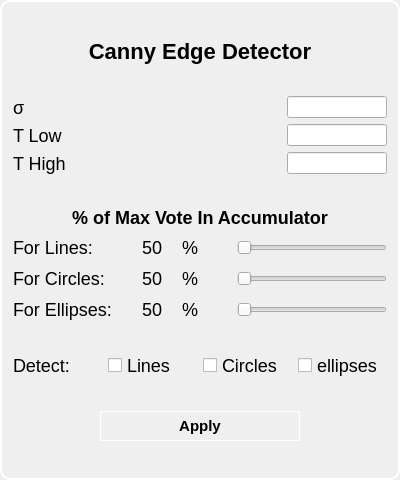
         <widget class="QFrame" name="cannyFrame">
          <property name="minimumSize">
           <size>
            <width>400</width>
            <height>480</height>
           </size>
          </property>
          <property name="maximumSize">
           <size>
            <width>400</width>
            <height>480</height>
           </size>
          </property>
          <property name="styleSheet">
           <string notr="true">QFrame{
border-radius: 10px;
border: 2px solid white; 
}</string>
          </property>
          <property name="frameShape">
           <enum>QFrame::StyledPanel</enum>
          </property>
          <property name="frameShadow">
           <enum>QFrame::Raised</enum>
          </property>
          <layout class="QVBoxLayout" name="verticalLayout_2">
           <item>
            <spacer name="verticalSpacer_4">
             <property name="orientation">
              <enum>Qt::Vertical</enum>
             </property>
             <property name="sizeHint" stdset="0">
              <size>
               <width>20</width>
               <height>40</height>
              </size>
             </property>
            </spacer>
           </item>
           <item>
            <widget class="QLabel" name="label_2">
             <property name="styleSheet">
              <string notr="true">border: none;
margin: 0;
font-size:22px;
font-weight: bold;</string>
             </property>
             <property name="text">
              <string>Canny Edge Detector</string>
             </property>
             <property name="alignment">
              <set>Qt::AlignCenter</set>
             </property>
            </widget>
           </item>
           <item>
            <spacer name="verticalSpacer">
             <property name="orientation">
              <enum>Qt::Vertical</enum>
             </property>
             <property name="sizeHint" stdset="0">
              <size>
               <width>20</width>
               <height>40</height>
              </size>
             </property>
            </spacer>
           </item>
           <item>
            <layout class="QVBoxLayout" name="verticalLayout_7">
             <property name="spacing">
              <number>6</number>
             </property>
             <item>
              <layout class="QHBoxLayout" name="horizontalLayout_4">
               <item>
                <widget class="QLabel" name="label_3">
                 <property name="styleSheet">
                  <string notr="true">border: none;
margin: 0;
font-size:18px;</string>
                 </property>
                 <property name="text">
                  <string>σ</string>
                 </property>
                </widget>
               </item>
               <item>
                <widget class="QLineEdit" name="cannySigmaInput">
                 <property name="maximumSize">
                  <size>
                   <width>100</width>
                   <height>16777215</height>
                  </size>
                 </property>
                </widget>
               </item>
              </layout>
             </item>
             <item>
              <layout class="QHBoxLayout" name="horizontalLayout_5">
               <item>
                <widget class="QLabel" name="label_4">
                 <property name="styleSheet">
                  <string notr="true">border: none;
margin: 0;
font-size:18px;</string>
                 </property>
                 <property name="text">
                  <string>T Low</string>
                 </property>
                </widget>
               </item>
               <item>
                <widget class="QLineEdit" name="cannyTLowInput">
                 <property name="maximumSize">
                  <size>
                   <width>100</width>
                   <height>16777215</height>
                  </size>
                 </property>
                </widget>
               </item>
              </layout>
             </item>
             <item>
              <layout class="QHBoxLayout" name="horizontalLayout_6">
               <item>
                <widget class="QLabel" name="label_5">
                 <property name="styleSheet">
                  <string notr="true">border: none;
margin: 0;
font-size:18px;</string>
                 </property>
                 <property name="text">
                  <string>T High</string>
                 </property>
                </widget>
               </item>
               <item>
                <widget class="QLineEdit" name="cannyTHighInput">
                 <property name="maximumSize">
                  <size>
                   <width>100</width>
                   <height>16777215</height>
                  </size>
                 </property>
                </widget>
               </item>
              </layout>
             </item>
            </layout>
           </item>
           <item>
            <spacer name="verticalSpacer_2">
             <property name="orientation">
              <enum>Qt::Vertical</enum>
             </property>
             <property name="sizeHint" stdset="0">
              <size>
               <width>20</width>
               <height>40</height>
              </size>
             </property>
            </spacer>
           </item>
           <item>
            <layout class="QVBoxLayout" name="verticalLayout_12">
             <property name="spacing">
              <number>10</number>
             </property>
             <item>
              <widget class="QLabel" name="label_16">
               <property name="maximumSize">
                <size>
                 <width>16777215</width>
                 <height>20</height>
                </size>
               </property>
               <property name="styleSheet">
                <string notr="true">border: none;
margin: 0;
font-size:18px;
font-weight: bold;</string>
               </property>
               <property name="text">
                <string>% of Max Vote In Accumulator</string>
               </property>
               <property name="alignment">
                <set>Qt::AlignCenter</set>
               </property>
              </widget>
             </item>
             <item>
              <layout class="QHBoxLayout" name="horizontalLayout_10">
               <item>
                <widget class="QLabel" name="label_8">
                 <property name="minimumSize">
                  <size>
                   <width>100</width>
                   <height>0</height>
                  </size>
                 </property>
                 <property name="maximumSize">
                  <size>
                   <width>100</width>
                   <height>16777215</height>
                  </size>
                 </property>
                 <property name="styleSheet">
                  <string notr="true">border: none;
margin: 0;
font-size:18px;</string>
                 </property>
                 <property name="text">
                  <string>For Lines: </string>
                 </property>
                </widget>
               </item>
               <item>
                <spacer name="horizontalSpacer_2">
                 <property name="orientation">
                  <enum>Qt::Horizontal</enum>
                 </property>
                 <property name="sizeHint" stdset="0">
                  <size>
                   <width>40</width>
                   <height>20</height>
                  </size>
                 </property>
                </spacer>
               </item>
               <item>
                <widget class="QLabel" name="cannyMaxVoteLines">
                 <property name="minimumSize">
                  <size>
                   <width>30</width>
                   <height>0</height>
                  </size>
                 </property>
                 <property name="maximumSize">
                  <size>
                   <width>30</width>
                   <height>16777215</height>
                  </size>
                 </property>
                 <property name="styleSheet">
                  <string notr="true">border: none;
margin: 0;
font-size:18px;</string>
                 </property>
                 <property name="text">
                  <string>50</string>
                 </property>
                </widget>
               </item>
               <item>
                <widget class="QLabel" name="label_17">
                 <property name="minimumSize">
                  <size>
                   <width>25</width>
                   <height>0</height>
                  </size>
                 </property>
                 <property name="maximumSize">
                  <size>
                   <width>25</width>
                   <height>16777215</height>
                  </size>
                 </property>
                 <property name="styleSheet">
                  <string notr="true">border: none;
margin: 0;
font-size:18px;</string>
                 </property>
                 <property name="text">
                  <string>%</string>
                 </property>
                </widget>
               </item>
               <item>
                <spacer name="horizontalSpacer_3">
                 <property name="orientation">
                  <enum>Qt::Horizontal</enum>
                 </property>
                 <property name="sizeHint" stdset="0">
                  <size>
                   <width>40</width>
                   <height>20</height>
                  </size>
                 </property>
                </spacer>
               </item>
               <item>
                <widget class="QSlider" name="cannyMaxVoteLinesSlider">
                 <property name="minimumSize">
                  <size>
                   <width>150</width>
                   <height>0</height>
                  </size>
                 </property>
                 <property name="maximumSize">
                  <size>
                   <width>150</width>
                   <height>16777215</height>
                  </size>
                 </property>
                 <property name="orientation">
                  <enum>Qt::Horizontal</enum>
                 </property>
                </widget>
               </item>
              </layout>
             </item>
             <item>
              <layout class="QHBoxLayout" name="horizontalLayout_11">
               <item>
                <widget class="QLabel" name="label_9">
                 <property name="minimumSize">
                  <size>
                   <width>100</width>
                   <height>0</height>
                  </size>
                 </property>
                 <property name="maximumSize">
                  <size>
                   <width>100</width>
                   <height>16777215</height>
                  </size>
                 </property>
                 <property name="styleSheet">
                  <string notr="true">border: none;
margin: 0;
font-size:18px;</string>
                 </property>
                 <property name="text">
                  <string>For Circles: </string>
                 </property>
                </widget>
               </item>
               <item>
                <spacer name="horizontalSpacer_4">
                 <property name="orientation">
                  <enum>Qt::Horizontal</enum>
                 </property>
                 <property name="sizeHint" stdset="0">
                  <size>
                   <width>40</width>
                   <height>20</height>
                  </size>
                 </property>
                </spacer>
               </item>
               <item>
                <widget class="QLabel" name="cannyMaxVoteCircles">
                 <property name="minimumSize">
                  <size>
                   <width>30</width>
                   <height>0</height>
                  </size>
                 </property>
                 <property name="maximumSize">
                  <size>
                   <width>30</width>
                   <height>16777215</height>
                  </size>
                 </property>
                 <property name="styleSheet">
                  <string notr="true">border: none;
margin: 0;
font-size:18px;</string>
                 </property>
                 <property name="text">
                  <string>50</string>
                 </property>
                </widget>
               </item>
               <item>
                <widget class="QLabel" name="label_18">
                 <property name="minimumSize">
                  <size>
                   <width>25</width>
                   <height>0</height>
                  </size>
                 </property>
                 <property name="maximumSize">
                  <size>
                   <width>25</width>
                   <height>16777215</height>
                  </size>
                 </property>
                 <property name="styleSheet">
                  <string notr="true">border: none;
margin: 0;
font-size:18px;</string>
                 </property>
                 <property name="text">
                  <string>%</string>
                 </property>
                </widget>
               </item>
               <item>
                <spacer name="horizontalSpacer_5">
                 <property name="orientation">
                  <enum>Qt::Horizontal</enum>
                 </property>
                 <property name="sizeHint" stdset="0">
                  <size>
                   <width>40</width>
                   <height>20</height>
                  </size>
                 </property>
                </spacer>
               </item>
               <item>
                <widget class="QSlider" name="cannyMaxVoteCirclesSlider">
                 <property name="minimumSize">
                  <size>
                   <width>150</width>
                   <height>0</height>
                  </size>
                 </property>
                 <property name="maximumSize">
                  <size>
                   <width>150</width>
                   <height>16777215</height>
                  </size>
                 </property>
                 <property name="orientation">
                  <enum>Qt::Horizontal</enum>
                 </property>
                </widget>
               </item>
              </layout>
             </item>
             <item>
              <layout class="QHBoxLayout" name="horizontalLayout_12">
               <item>
                <widget class="QLabel" name="label_10">
                 <property name="minimumSize">
                  <size>
                   <width>100</width>
                   <height>0</height>
                  </size>
                 </property>
                 <property name="maximumSize">
                  <size>
                   <width>100</width>
                   <height>16777215</height>
                  </size>
                 </property>
                 <property name="styleSheet">
                  <string notr="true">border: none;
margin: 0;
font-size:18px;</string>
                 </property>
                 <property name="text">
                  <string>For Ellipses: </string>
                 </property>
                </widget>
               </item>
               <item>
                <spacer name="horizontalSpacer_6">
                 <property name="orientation">
                  <enum>Qt::Horizontal</enum>
                 </property>
                 <property name="sizeHint" stdset="0">
                  <size>
                   <width>40</width>
                   <height>20</height>
                  </size>
                 </property>
                </spacer>
               </item>
               <item>
                <widget class="QLabel" name="cannyMaxVoteEllipses">
                 <property name="minimumSize">
                  <size>
                   <width>30</width>
                   <height>0</height>
                  </size>
                 </property>
                 <property name="maximumSize">
                  <size>
                   <width>30</width>
                   <height>16777215</height>
                  </size>
                 </property>
                 <property name="styleSheet">
                  <string notr="true">border: none;
margin: 0;
font-size:18px;</string>
                 </property>
                 <property name="text">
                  <string>50</string>
                 </property>
                </widget>
               </item>
               <item>
                <widget class="QLabel" name="label_19">
                 <property name="minimumSize">
                  <size>
                   <width>25</width>
                   <height>0</height>
                  </size>
                 </property>
                 <property name="maximumSize">
                  <size>
                   <width>25</width>
                   <height>16777215</height>
                  </size>
                 </property>
                 <property name="styleSheet">
                  <string notr="true">border: none;
margin: 0;
font-size:18px;</string>
                 </property>
                 <property name="text">
                  <string>%</string>
                 </property>
                </widget>
               </item>
               <item>
                <spacer name="horizontalSpacer_7">
                 <property name="orientation">
                  <enum>Qt::Horizontal</enum>
                 </property>
                 <property name="sizeHint" stdset="0">
                  <size>
                   <width>40</width>
                   <height>20</height>
                  </size>
                 </property>
                </spacer>
               </item>
               <item>
                <widget class="QSlider" name="cannyMaxVoteEllipsesSlider">
                 <property name="minimumSize">
                  <size>
                   <width>150</width>
                   <height>0</height>
                  </size>
                 </property>
                 <property name="maximumSize">
                  <size>
                   <width>150</width>
                   <height>16777215</height>
                  </size>
                 </property>
                 <property name="orientation">
                  <enum>Qt::Horizontal</enum>
                 </property>
                </widget>
               </item>
              </layout>
             </item>
            </layout>
           </item>
           <item>
            <spacer name="verticalSpacer_6">
             <property name="orientation">
              <enum>Qt::Vertical</enum>
             </property>
             <property name="sizeHint" stdset="0">
              <size>
               <width>20</width>
               <height>40</height>
              </size>
             </property>
            </spacer>
           </item>
           <item>
            <layout class="QHBoxLayout" name="horizontalLayout_8">
             <item>
              <widget class="QLabel" name="label_6">
               <property name="styleSheet">
                <string notr="true">border: none;
margin: 0;
font-size:18px;</string>
               </property>
               <property name="text">
                <string>Detect: </string>
               </property>
              </widget>
             </item>
             <item>
              <widget class="QCheckBox" name="detectLinesCheckbox">
               <property name="styleSheet">
                <string notr="true">font-size: 18px;</string>
               </property>
               <property name="text">
                <string>Lines</string>
               </property>
              </widget>
             </item>
             <item>
              <widget class="QCheckBox" name="detectCirclesCheckbox">
               <property name="styleSheet">
                <string notr="true">font-size: 18px;</string>
               </property>
               <property name="text">
                <string>Circles</string>
               </property>
              </widget>
             </item>
             <item>
              <widget class="QCheckBox" name="detectEllipsesCheckbox">
               <property name="styleSheet">
                <string notr="true">font-size: 18px;</string>
               </property>
               <property name="text">
                <string>ellipses</string>
               </property>
              </widget>
             </item>
            </layout>
           </item>
           <item>
            <spacer name="verticalSpacer_3">
             <property name="orientation">
              <enum>Qt::Vertical</enum>
             </property>
             <property name="sizeHint" stdset="0">
              <size>
               <width>20</width>
               <height>40</height>
              </size>
             </property>
            </spacer>
           </item>
           <item>
            <layout class="QHBoxLayout" name="horizontalLayout_9">
             <item>
              <widget class="QPushButton" name="cannyApplyButton">
               <property name="minimumSize">
                <size>
                 <width>200</width>
                 <height>0</height>
                </size>
               </property>
               <property name="maximumSize">
                <size>
                 <width>200</width>
                 <height>16777215</height>
                </size>
               </property>
               <property name="styleSheet">
                <string notr="true">border: 1px solid white;
font-size:15px;
font-weight: bold;
padding: 5px </string>
               </property>
               <property name="text">
                <string>Apply</string>
               </property>
              </widget>
             </item>
            </layout>
           </item>
           <item>
            <spacer name="verticalSpacer_5">
             <property name="orientation">
              <enum>Qt::Vertical</enum>
             </property>
             <property name="sizeHint" stdset="0">
              <size>
               <width>20</width>
               <height>40</height>
              </size>
             </property>
            </spacer>
           </item>
          </layout>
         </widget>
